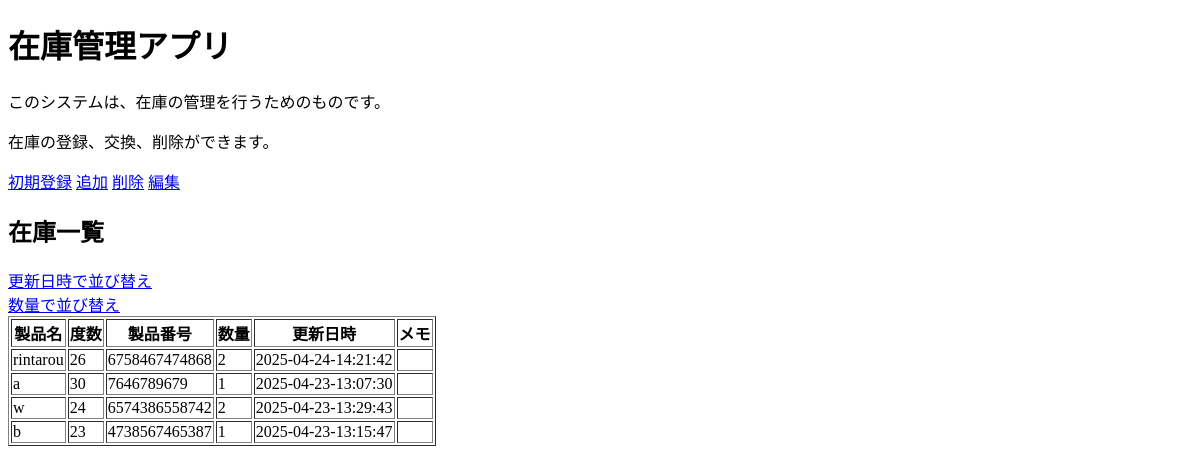
Before: / with the older database file.
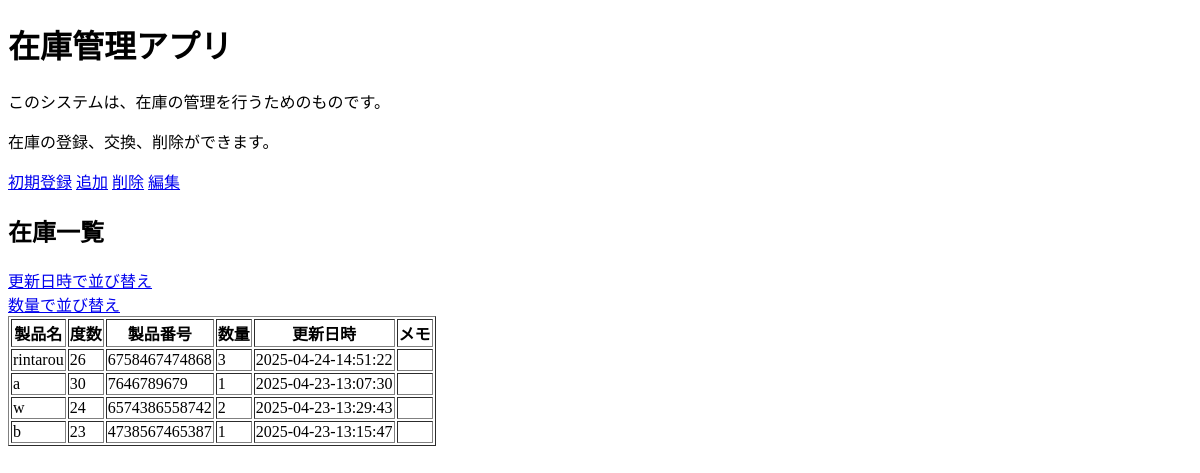
After: the same page with the newer database file.
### tables this page shows
CREATE TABLE stocks (
            name TEXT,
            degree TEXT,
            number TEXT PRIMARY KEY,
            quantity INTEGER,
            arrival_date TEXT,
            memo TEXT
        );

### python_stocks/main.py (the view)
@app.route('/')
def index():
     con=sqlite3.connect(STOCKS)
     db_stocks=con.execute('SELECT*FROM stocks').fetchall()
     con.close()
     stocks= []
     for row in db_stocks:
         stocks.append ({'name':row[0], 'degree':row[1], 'number':row[2],'quantity':row[3],'arrival_date':row[4],'memo':row[5]})
     return render_template('index.html'
                            , stocks=stocks)

### python_stocks/templates/index.html (shortened to what this page needs)
<!DOCTYPE html>
<html lang="ja">
<head>
</head>
<body>
    <h1>在庫管理アプリ</h1>
    <p>このシステムは、在庫の管理を行うためのものです。</p>
    <p>在庫の登録、交換、削除ができます。</p>
    <a href="{{ url_for('register')}}">初期登録</a>
    <a href="{{ url_for('add')}}">追加</a>
    <a href="{{ url_for('delete')}}">削除</a>
    <a href="{{ url_for('edit')}}">編集</a>
    <h2>在庫一覧</h2>
    <a href="{{ url_for('sort_by_arrival_date')}}">更新日時で並び替え</a>
    <br>
    <a href="{{ url_for('sort_by_quantity')}}">数量で並び替え</a>
    <table border="1">
        <tr>
            <th>製品名</th>
            <th>度数</th>
            <th>製品番号</th>
            <th>数量</th>
            <th>更新日時</th>
            <th>メモ</th>
        </tr>
        {% for stock in stocks %}
        <tr>
            <td>{{ stock.name }}</td>
            <td>{{ stock.degree }}</td>
            <td>{{ stock.number }}</td>
            <td>{{ stock.quantity }}</td>
            <td>{{ stock.arrival_date }}</td>
            <td>{{ stock.memo }}</td>
        </tr>
        {% endfor %}
    </table>
</body>
</html>

Changed rows visible on the page:
changed stocks "rintarou": quantity "2" → "3"; arrival_date "2025-04-24-14:21:42" → "2025-04-24-14:51:22"
